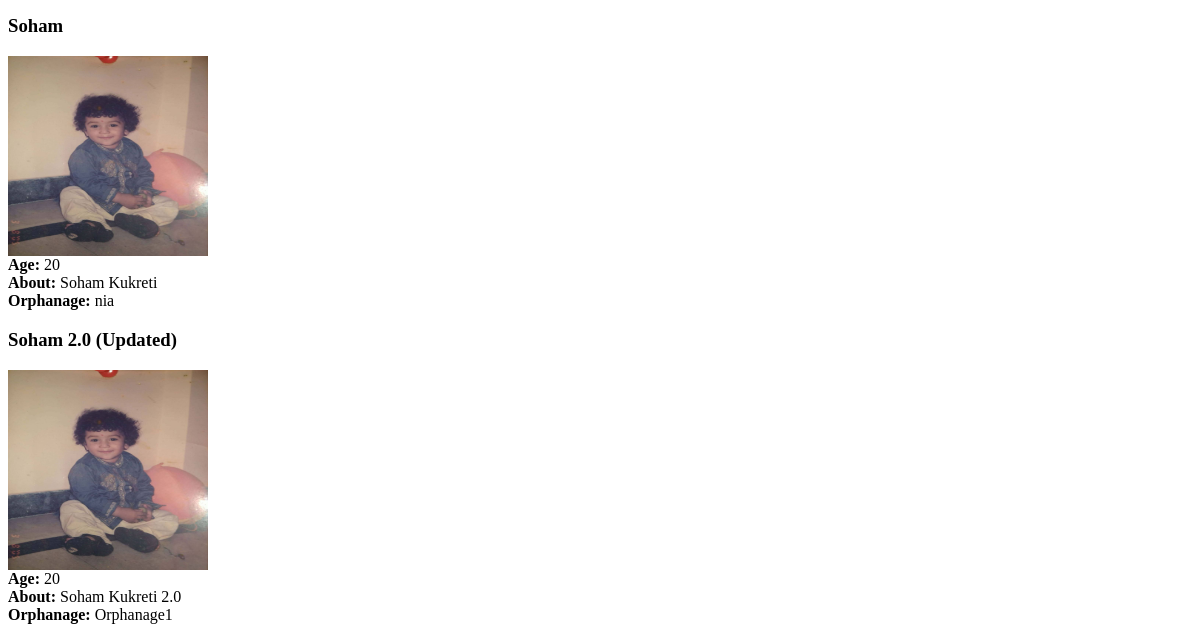
Page /Adopt-me/ (lower part) on the earlier database version.
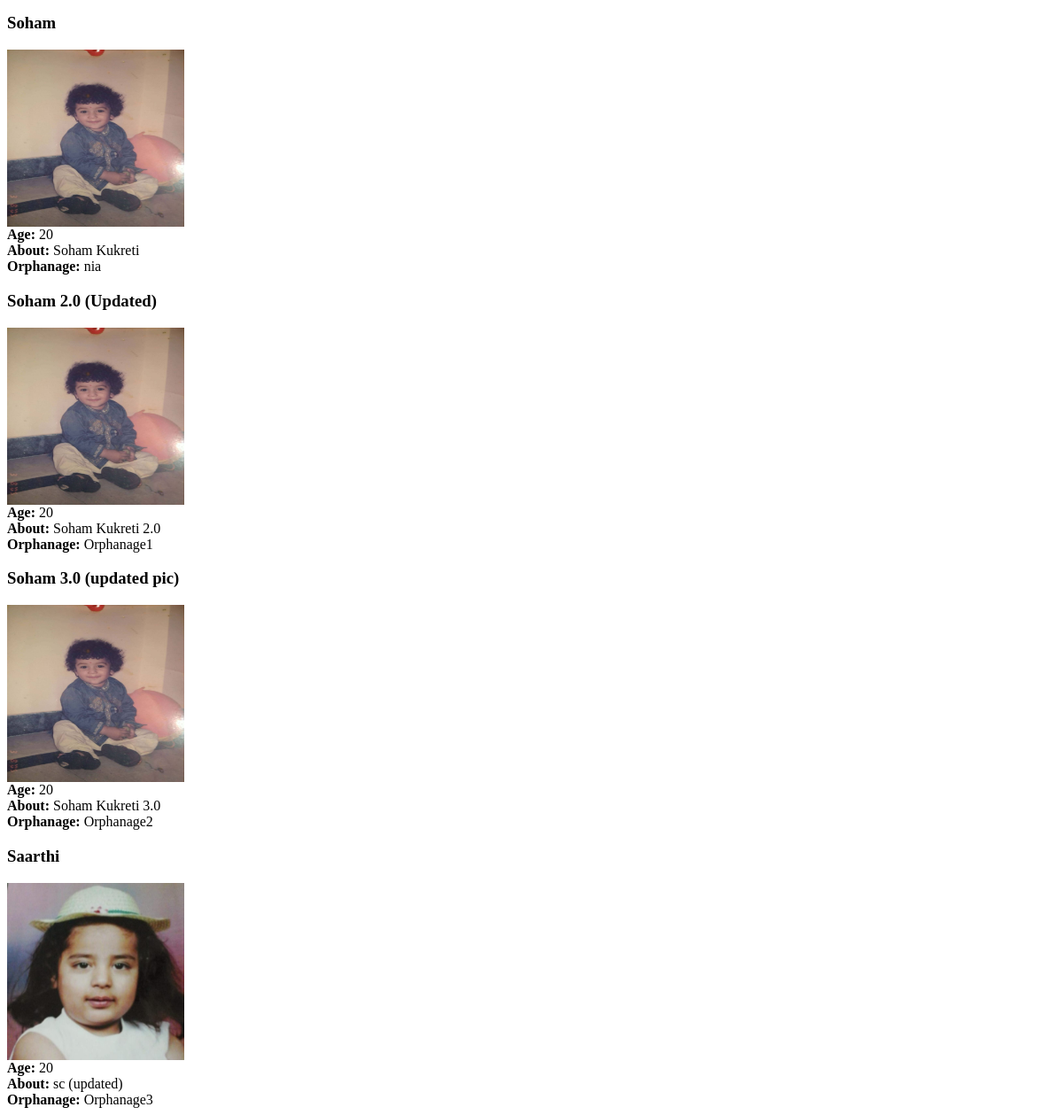
Same page on the later database version.
### main/models.py (models this page shows, shortened)
class Orphan(models.Model):
    orphanage = models.ForeignKey(User,on_delete=models.CASCADE,null=True,blank=True)
    child_image = models.ImageField(null=True,blank=True,upload_to="images/")
    name = models.CharField(max_length=200)
    description = models.TextField(null=True,blank=True)
    age = models.CharField(max_length=2)
    joined = models.DateField(auto_now_add=True)
    class Meta:
        ordering = ['age']

### main/views.py (the view)
# urls.py: path('Adopt-me/',views.AdoptMe.as_view(),name='AdoptMe'),
class AdoptMe(ListView):
    model = Orphan
    template_name = 'main/AdoptMe.html'
    context_object_name = 'Orphans'
    def get_context_data(self, **kwargs):
        context = super().get_context_data(**kwargs)
        search_input = self.request.GET.get('search-area') or ''
        if search_input:
            context['Orphans'] = context['Orphans'].filter(age__icontains=search_input)
        context['search_input']=search_input
        return context

### main/templates/main/AdoptMe.html (shortened to what this page needs)
{% for orphan in Orphans %}
    <div>
        <h3>{{orphan.name}}</h3>
        {% if orphan.child_image %}
            <img src="{{orphan.child_image.url}}" width="200px" height="200px">
        {% else %}
            <img src="/static/assets/images/noUser.png" width="200px" height="200px">
        {% endif %}
        <br>
        <b>Age: </b>{{orphan.age}}<br>
        <b>About: </b>{{orphan.description}}<br>
        <b>Orphanage: </b>{{orphan.orphanage}}<br>
    </div>
{% endfor %}

Differences in the rows shown:
added Orphan: name "Soham 3.0 (updated pic)", child_image (picture), age "20", description "Soham Kukreti 3.0", orphanage "Orphanage2"
added Orphan: name "Saarthi", child_image (picture), age "20", description "sc (updated)", orphanage "Orphanage3"
